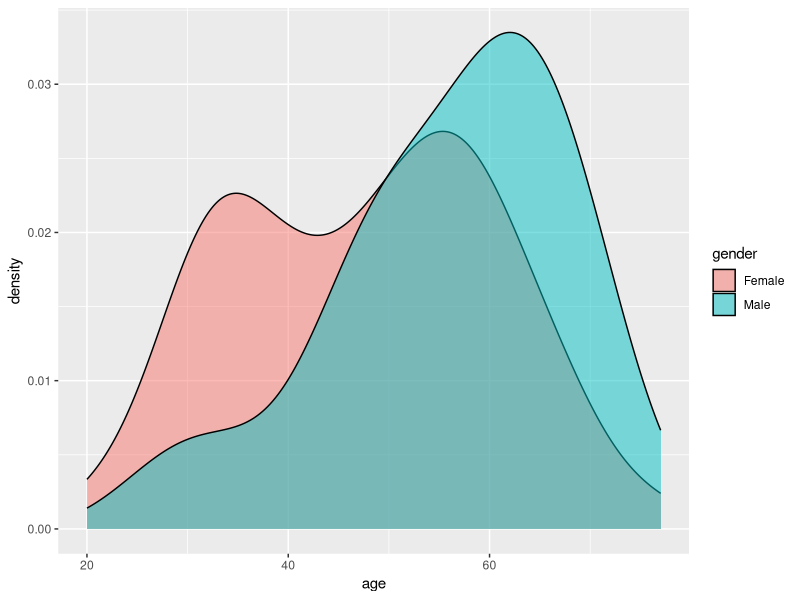
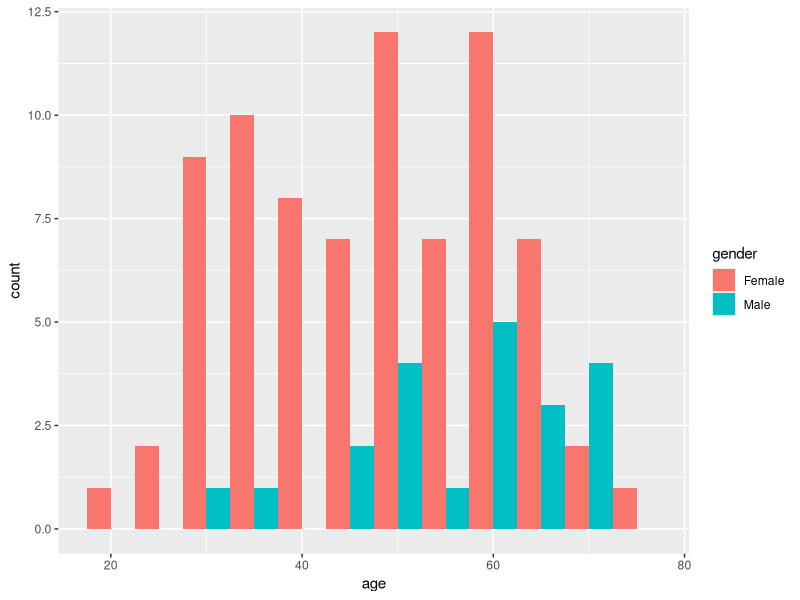
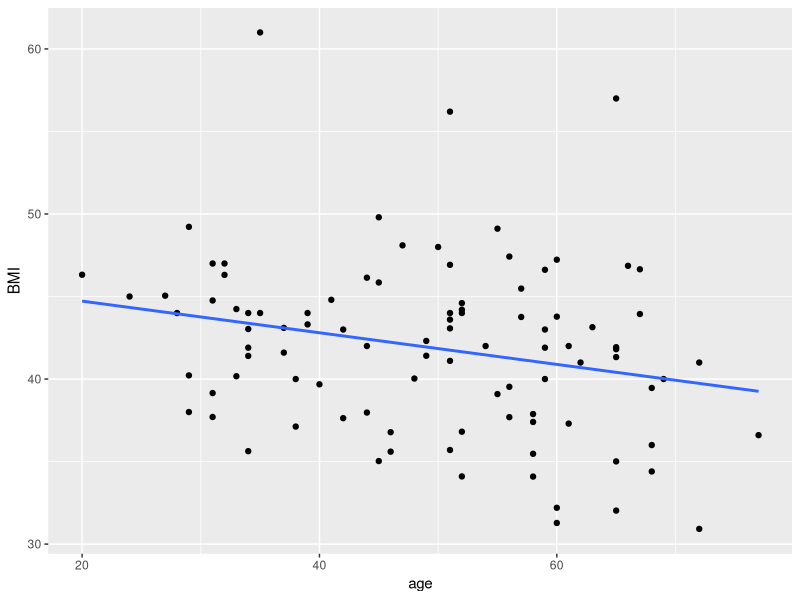
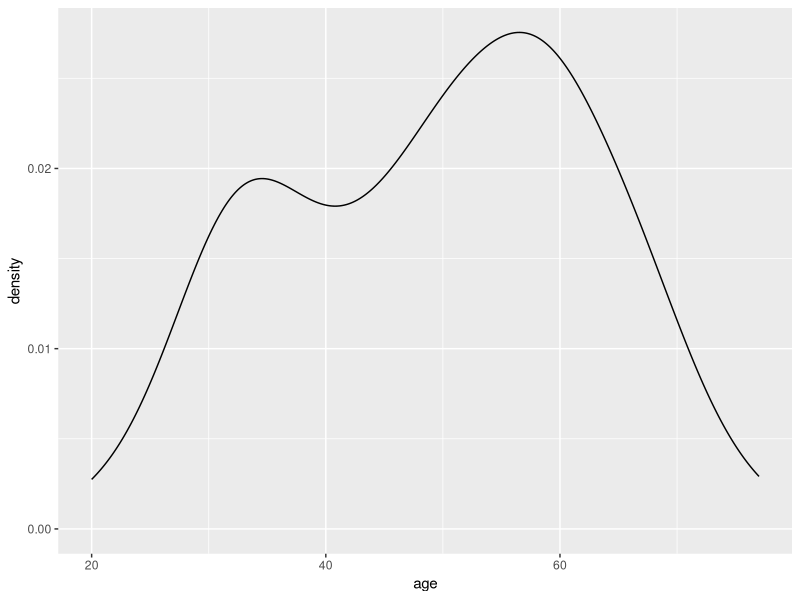
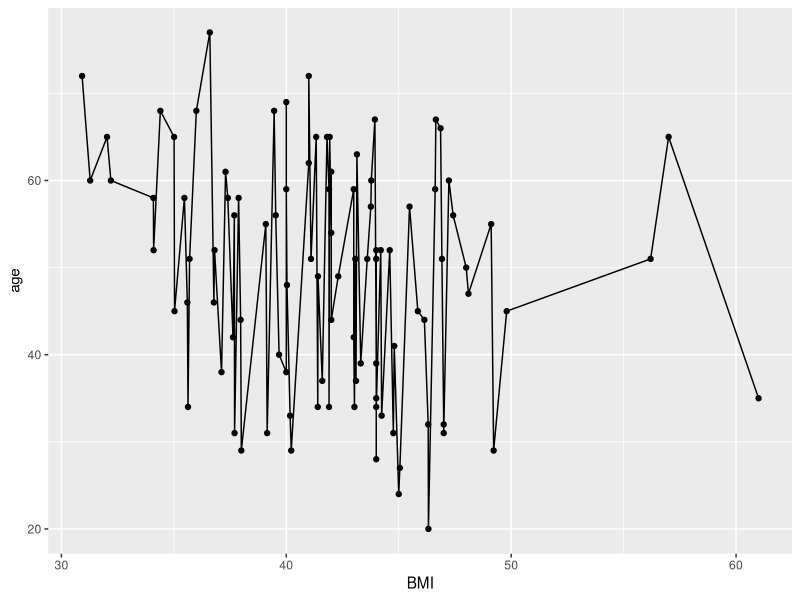
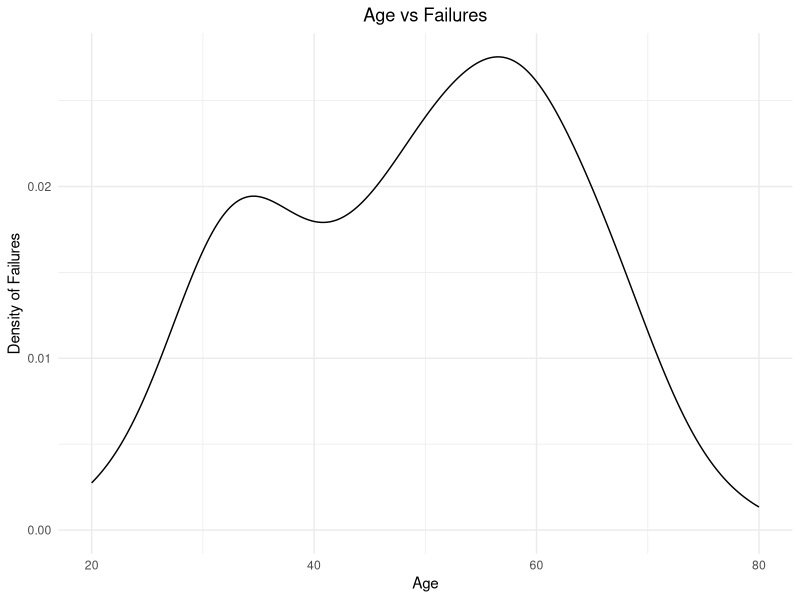

Write the R code that produced these figures, in order.
## ---- chunk 1
library(tidyverse)
library(here)

here()
data <- read_delim(here("Data", "exam_data.txt")) #Assigning the dataset to an object "data".
data

## ---- chunk 2
tidy_data <- data %>% rename(BMI = "BMI kg/m2", # Renaming columns 
                Attempts = "# attempts",
                Failures = "# failures") %>% 
  distinct() %>% # Removing duplicates
  pivot_wider(names_from = difficulties_intubating_feature, 
              values_from = difficulties_intubating_value) %>% 
  # Creating three new columns by pivoting wider 
  separate(col = last_method_S_F,
           into = c("last_method", "last_method_S_F"),
           sep = "_") %>% # Splitting the last_method_S_F column into two different columns
  mutate(last_method_S_F = as.double(last_method_S_F),
         last_method = as.double(last_method)) #Converting these two columns to numeric columns as they were turned into character columns when splitting them
  
## ---- chunk 3
data2 <- tidy_data %>% select(-c(month, year)) # Removing the columns month and year 
 
## ---- chunk 4
ad_df <- read_delim(here("Data", "exam_data_join.txt")) # Importing the additional dataset and assigning it to an object
## ---- chunk 5
joined_df <- data2 %>% 
  left_join(ad_df, by = "id") %>%  # Deciding to join the original dataframe to the ad_df by the column "id" as this is present in both datasets
  distinct() %>% # Removing duplicates
 mutate(gender = if_else(gender == 0, "Female", "Male"), # Could also have used the function case_when like this: mutate(gender =case_when(gender == "0" ~ "Female", gender == "1" ~ "Male"))
        Mallampati_asa = (asa*Mallampati), # Adding a column multiplicating the columns asa and Mallampati ) # Changing the column gender to character observations
        Ease_quartile = cut(ease, breaks = 4), # Creating a new column with quartile-values for the ease-column 
        Method_check = if_else(last_method == Randomization, "True", "False")) %>%  # Creating a new column that checks whether the column "last method" contains the same values as the column "Randomization) 

  select(id, gender, age, everything()) %>%  #Changing the order of the columns so that id, gender and age is at the beginning of the dataset. 
  arrange(id) #%>%  # The id's in our dataset are already in increasing order

## ---- chunk 6
joined_df %>% summarise(across(everything(), ~sum(is.na(.)))) # There are 2 missing values for BMI,  1 for sore_throat, 1 for mallampati and 1 for mallampati_asa
## ---- chunk 7
joined_df %>% 
  group_by(gender) %>% 
  summarise(
    min_total_intubation_time = min(total_intubation_time, na.rm = T),  #It is possible to use na.rm = T instead of writing TRUE (it does the same)
    max_total_intubation_time = max(total_intubation_time, na.rm = T),
    mean_total_intubation_time = mean(total_intubation_time, na.rm = T),
    sd_total_intubation_time = sd(total_intubation_time, na.rm = T))
## ---- chunk 8
joined_df %>% 
  group_by(gender) %>% 
  filter(BMI <= 40) %>% 
   summarise(
    min_total_intubation_time = min(total_intubation_time, na.rm = T),
    max_total_intubation_time = max(total_intubation_time, na.rm = T),
    mean_total_intubation_time = mean(total_intubation_time, na.rm = T),
    sd_total_intubation_time = sd(total_intubation_time, na.rm = T))
## ---- chunk 9
joined_df %>% 
  group_by(Randomization) %>% 
  filter(gender == "Female") %>% 
   summarise(
    min_total_intubation_time = min(total_intubation_time, na.rm = T),
    max_total_intubation_time = max(total_intubation_time, na.rm = T),
    mean_total_intubation_time = mean(total_intubation_time, na.rm = T),
    sd_total_intubation_time = sd(total_intubation_time, na.rm = T))
## ---- chunk 10
joined_df %>% 
  group_by(Attempts) %>% 
  filter(age > 45) %>% 
   summarise(
    min_total_intubation_time = min(total_intubation_time, na.rm = T),
    max_total_intubation_time = max(total_intubation_time, na.rm = T),
    mean_total_intubation_time = mean(total_intubation_time, na.rm = T),
    sd_total_intubation_time = sd(total_intubation_time, na.rm = T))
## ---- chunk 11
joined_df %>% 
  group_by(Failures) %>% 
  filter(Mallampati >= 2) %>% 
   summarise(
    min_total_intubation_time = min(total_intubation_time, na.rm = T),
    max_total_intubation_time = max(total_intubation_time, na.rm = T),
    mean_total_intubation_time = mean(total_intubation_time, na.rm = T),
    sd_total_intubation_time = sd(total_intubation_time, na.rm = T))
## ---- chunk 12
CC_table <- joined_df %>%
  count(gender, Attempts)
## ---- chunk 13

#Checking if age distribution depends on gender:
joined_df %>% ggplot(aes(x = age, fill = gender)) + geom_density(alpha = 0.5)   # Density plot of the age distribution depending on gender I LIKE THIS THE BEST FOR AGE AND GENDER. also recommend writing the plots like this as opposed to the other way of writing it (like below)

ggplot(joined_df, aes(x = age, fill = gender)) +
  geom_histogram(binwidth = 5, position = "dodge") # Histogram of age depending on gender


#Checking if age and BMI have a linear relationship
joined_df %>% 
  ggplot(aes(x = age, y = BMI)) + geom_point() + geom_smooth(method = "lm", se = F) # Checking if age and BMI have a linear relationship by adding geom_smooth (adds a regression line) to a scatterplot.

ggplot(joined_df, aes(x = age, fill = BMI)) +
  geom_density(alpha = 0.5) 

ggplot(joined_df, aes(x = BMI, y = age)) +
  geom_point() + geom_line()
## ---- chunk 14
#trying this question
joined_df %>% ggplot(aes(x = age, fill = Failures)) + geom_density(alpha = 0.5)+theme_minimal()+labs(title = "Age vs Failures")+ylab("Density of Failures")+theme(plot.title = element_text(hjust =0.5 ))+scale_x_continuous(name = "Age",limits = c(20,80))
#Could also do a histogram, though somehow couldn't get it pretty
